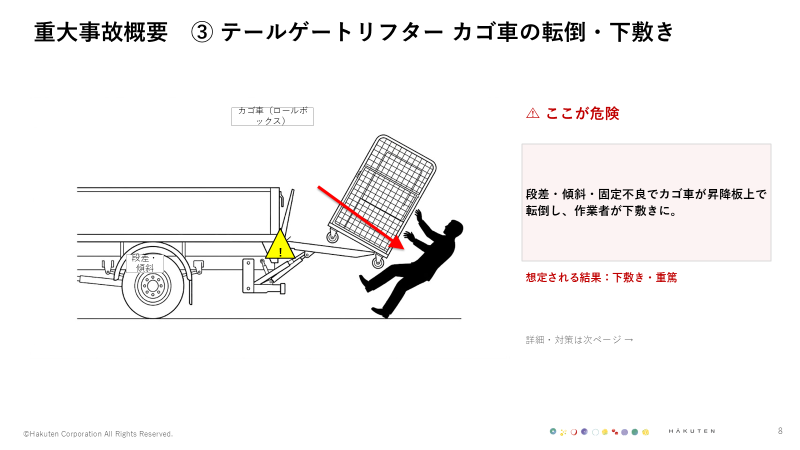
#> input picture render/v1/slide08.png, 1600 x 900 px, found by its file name (shown at 1/2 size); its folder holds 4 pictures in this run
$ python _v1sheet.py
#> lines starting #> are read from the running program, lines starting #| are printed output that depends on the picture
from PIL import Image
import os
d=r"render\v1"
fs=sorted([f for f in os.listdir(d) if f.endswith(".png")])
ims=[Image.open(os.path.join(d,f)).convert("RGB") for f in fs]
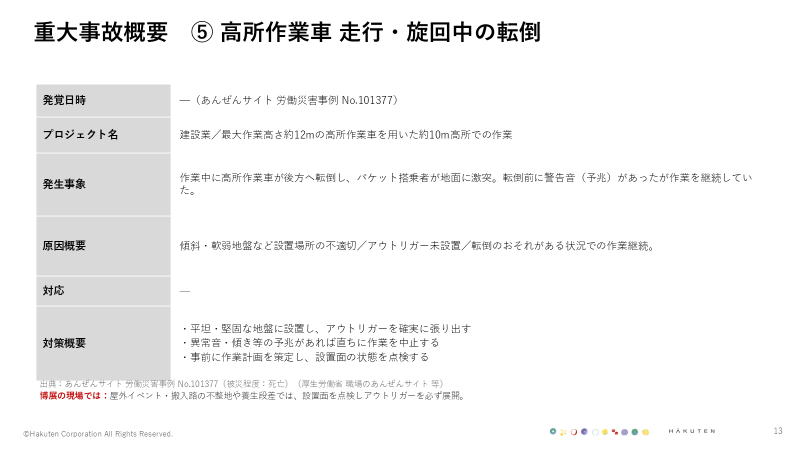
#> input picture render/v1/slide13.png, 1600 x 900 px, found by its file name (shown at 1/2 size)
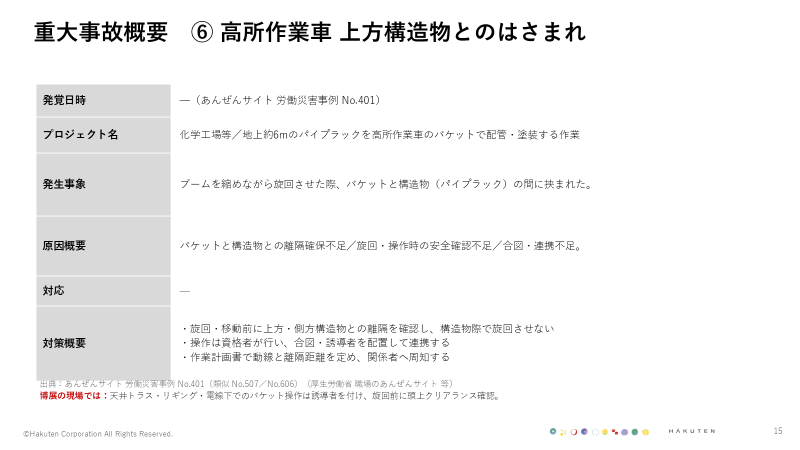
#> input picture render/v1/slide15.png, 1600 x 900 px, found by its file name (shown at 1/2 size)
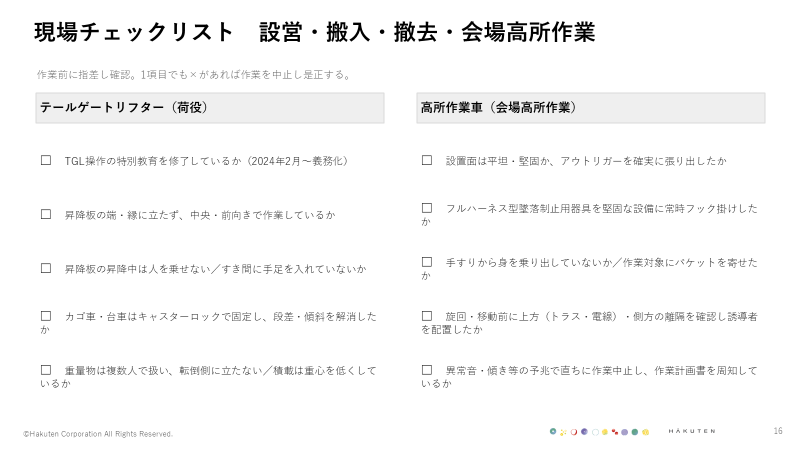
#> input picture render/v1/slide16.png, 1600 x 900 px, found by its file name (shown at 1/2 size)
for im in ims: im.thumbnail((440,248))
#> this loop made 4 passes
cw,ch=448,256; tw=4; th=(len(ims)+tw-1)//tw
#> after `th = (len(ims) + tw - 1) // tw`: th = 1
sheet=Image.new("RGB",(cw*tw, ch*th),(200,200,200))
#> sheet: PIL image 1792x256 RGB; every value is 200
from PIL import ImageDraw
dr=ImageDraw.Draw(sheet)
for i,im in enumerate(ims):
    x=(i%tw)*cw+4; y=(i//tw)*ch+4
    sheet.paste(im,(x,y))
    dr.text((x+6,y+6),str(i+1),fill=(255,0,0))
#> this loop made 4 passes
#> x on passes 1 to 4: 4, 452, 900, 1348
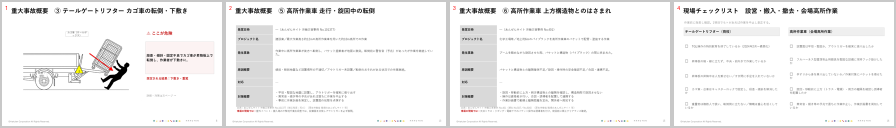
#> sheet: PIL image 1792x256 RGB (shown at 1/2 size); mean R, G, B 243.1, 242.6, 242.6
sheet.save(r"render\_v1_sheet.png")
print("ok",sheet.size,"slides",len(ims))
#| ok (1792, 256) slides 4
